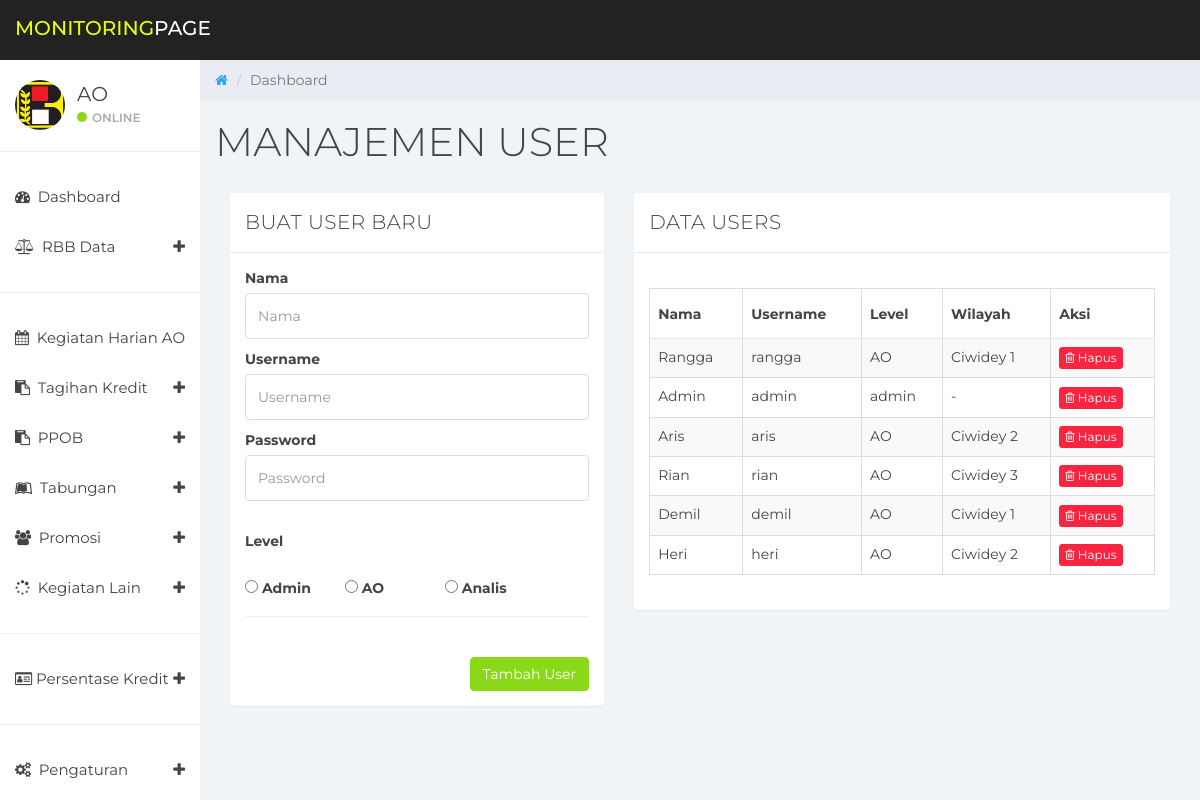
The page /admin/index.php?page=users (signed in) on the database its author committed.
### tables this page shows
CREATE TABLE `user` (
  `id` int(11) NOT NULL,
  `nama` varchar(255) NOT NULL,
  `username` varchar(255) NOT NULL,
  `password` varchar(255) NOT NULL,
  `level` varchar(20) NOT NULL,
  `wilayah` varchar(100) NOT NULL
);

### models/m_users.php (called while the page is built, shortened)
<?php
class USR {
	private $mysqli;
	function __construct($conn) {
		$this->mysqli = $conn;
	}
	public function users_tampil($kode = null) {
		$db = $this->mysqli->conn;
		$sql = "SELECT * FROM user";
		$query = $db->query($sql) or die ($db->error);
		return $query;
	}
}
?>

### views/users/users.php (the view, shortened to what this page needs)
<div class="col-sm-9 col-sm-offset-3 col-lg-10 col-lg-offset-2 main">
	<?php
	include "../models/m_users.php";
	$keg = new USR($connection);
	if (@$_GET['act'] == '') {
	?>
		<div class="row">
			<ol class="breadcrumb">
				<li><a href="#">
						<em class="fa fa-home"></em>
					</a></li>
				<li class="active">Dashboard</li>
			</ol>
		</div>
		<div class="row">
			<div class="col-lg-12">
				<h1 class="page-header">MANAJEMEN USER</h1>
			</div>
		</div>
		<div class="col-md-5">
			<div class="panel panel-default">
				<div class="panel-heading">BUAT USER BARU
				</div>
				<div class="panel-body">
					<form role="form" action="../action/users_action.php" method="post" enctype="multipart/form-data">
						<div class="form-group">
							<label>Nama</label>
							<input class="form-control" placeholder="Nama" name="nama" autocomplete="off">
							<label>Username</label>
							<input class="form-control" placeholder="Username" name="username" autocomplete="off">
							<label>Password</label>
							<input class="form-control" type="password" placeholder="Password" name="password" autocomplete="off">
							<p></p><br>
							<label>Level</label><br><br>
							<table border="0" align="left">
								<tr>
									<td width="100px"><input type="radio" name="level" value="admin" class="form" /><b> Admin</td>
									<td width="100px"><input type="radio" name="level" value="AO" class="form" /> <b> AO</td>
									<td width="100px"><input type="radio" name="level" value="analis" class="form" /> <b> Analis</td>
								</tr>
							</table><br />
							<hr />
							<br>
							<input type="submit" class="btn btn-success" name="tambahusers" style="float:right" value="Tambah User">
						</div>
					</form>
				</div>
			</div>
		</div>
		<div class="col-md-7">
			<div class="panel panel-default">
				<div class="panel-heading">DATA USERS</div>
				<div class="panel-body">
					<div class="table-responsive">
						<br />
						<table class="table table-bordered table-hover table-striped" id="datatables">
							<thead>
								<tr>
									<th>Nama</th>
									<th>Username</th>
									<th>Level</th>
									<th>Wilayah</th>
									<th>Aksi</th>
								</tr>
							</thead>
							<tbody>
								<?php
								$tampil = $keg->users_tampil();
								while ($data = $tampil->fetch_object()) {
								?>
									<tr>
										<td><?php echo $data->nama; ?></td>
										<td><?php echo $data->username; ?></td>
										<td><?php echo $data->level; ?></td>
										<?php if ($data->level == 'AO') { ?>
											<td><?php echo $data->wilayah; ?></td>
										<?php } else if ($data->level == 'analis') { ?>
											<td><?php echo $data->wilayah; ?></td>
										<?php } else { ?>
											<td> - </td>
										<?php } ?>
										<td><a href="?page=users&act=del&id=<?php echo $data->id; ?>" onclick="return confirm('Anda yakin akan menghapus data ini ?')">
												<button class="btn btn-danger btn-xs"><i class="fa fa-trash-o"></i> Hapus </button>
											</a></td>
									</tr>
								<?php
								} ?>
						</table>
					</div>
				</div>
			</div>
		</div>
</div>
<?php
	} else if (@$_GET['act'] == 'del') {
		$keg->hapus_user($_GET['id']);
		header("location: ?page=users");
	}
?>

### admin/index.php (shortened to what this page needs)
<?php
require_once('../config/+koneksi.php');
$connection = new Database($host, $user, $pass, $database);
?>
<!DOCTYPE html>
<html>
<head>
  <link href="../assets/css/bootstrap.min.css" rel="stylesheet">
  <link href="../assets/css/font-awesome.min.css" rel="stylesheet">
  <link href="../assets/css/datepicker3.css" rel="stylesheet">
  <link href="../assets/css/styles.css" rel="stylesheet">
</head>
<body>
  <nav class="navbar navbar-custom navbar-fixed-top" role="navigation">
    <div class="container-fluid">
      <div class="navbar-header">
        <a class="navbar-brand" href="#"><span>MONITORING</span>PAGE</a>
      </div>
    </div>
  </nav>
  <div id="sidebar-collapse" class="col-sm-3 col-lg-2 sidebar">
    <div class="profile-sidebar">
      <div class="profile-userpic">
        <img src="../images/logo.jpg" class="img-responsive" alt="">
      </div>
      <div class="profile-usertitle">
        <div class="profile-usertitle-name"><?php echo $_SESSION['level']; ?> </div>
        <div class="profile-usertitle-status"><span class="indicator label-success"></span>Online</div>
      </div>
    </div>
    <ul class="nav menu">
      <li><a href="?page=dashboard"><em class="fa fa-dashboard">&nbsp;</em> Dashboard</a></li>
      <li class="parent "><a data-toggle="collapse" href="#sub-item-1">
          <em class="fa fa-balance-scale">&nbsp;</em> RBB Data <span data-toggle="collapse" href="#sub-item-1" class="icon pull-right"><em class="fa fa-plus"></em></span>
        </a>
      </li>
      <hr>
      <li><a href="?page=kegiatan_awal-admin"><em class="fa fa-calendar">&nbsp;</em> Kegiatan Harian AO</a></li>
      <li class="parent "><a data-toggle="collapse" href="#sub-item-2">
          <em class="fa fa-clipboard">&nbsp;</em> Tagihan Kredit<span data-toggle="collapse" href="#sub-item-2" class="icon pull-right"><em class="fa fa-plus"></em></span>
        </a>
      </li>
      <li class="parent "><a data-toggle="collapse" href="#sub-item-6">
          <em class="fa fa-clipboard">&nbsp;</em> PPOB<span data-toggle="collapse" href="#sub-item-2" class="icon pull-right"><em class="fa fa-plus"></em></span>
        </a>
      </li>
      <li class="parent "><a data-toggle="collapse" href="#sub-item-3">
          <em class="fa fa-leanpub">&nbsp;</em> Tabungan <span data-toggle="collapse" href="#sub-item-3" class="icon pull-right"><em class="fa fa-plus"></em></span>
        </a>
      </li>
      <li class="parent "><a data-toggle="collapse" href="#sub-item-4">
          <em class="fa fa-users">&nbsp;</em> Promosi <span data-toggle="collapse" href="#sub-item-4" class="icon pull-right"><em class="fa fa-plus"></em></span>
        </a>
      </li>
      <li class="parent "><a data-toggle="collapse" href="#sub-item-7">
          <em class="fa fa-spinner">&nbsp;</em> Kegiatan Lain <span data-toggle="collapse" href="#sub-item-4" class="icon pull-right"><em class="fa fa-plus"></em></span>
        </a>
      </li>
      <hr />
      <li class="parent "><a data-toggle="collapse" href="#sub-item-5">
          <em class="fa fa-id-card-o">&nbsp;</em>Persentase Kredit <span data-toggle="collapse" href="#sub-item-5" class="icon pull-right"><em class="fa fa-plus"></em></span>
        </a>
      </li>
      <hr />
      <li class="parent "><a data-toggle="collapse" href="#sub-item-9">
          <em class="fa fa-cogs">&nbsp;</em> Pengaturan <span data-toggle="collapse" href="#sub-item-5" class="icon pull-right"><em class="fa fa-plus"></em></span>
        </a>
      </li>
      <li><a href="#" data-toggle="modal" data-target="#logout"><em class="fa fa-power-off">&nbsp;</em> Logout</a></li>
    </ul>
  </div>
  <div id="page-wrapper">
    <?php
    if (@$_GET['page'] == 'dashboard' || @$_GET['page'] == '') {
      include "../views/dashboard-admin.php";
    } else if (@$_GET['page'] && @$_GET['page'] == 'kegiatan_awal-admin') {
      include "../views/kegiatan/kegiatan_awal-admin.php";
    } else if (@$_GET['page'] && @$_GET['page'] == 'promosi-admin') {
      include "../views/promosi/promosi-admin.php";
    } else if (@$_GET['page'] && @$_GET['page'] == 'kegiatanlain') {
      include "views/kegiatanlain/kegiatanlain.php";
    } else if (@$_GET['page'] && @$_GET['page'] == 'detail_tagihan') {
      include "../views/tagihan/detail_tagihan.php";
    } else if (@$_GET['page'] && @$_GET['page'] == 'detail_promosi') {
      include "../views/promosi/detail_promosi.php";
    } else if (@$_GET['page'] && @$_GET['page'] == 'detail_tabungan') {
      include "../views/tabungan/detail_tabungan.php";
    } else if (@$_GET['page'] && @$_GET['page'] == 'detail_ppob') {
      include "../views/ppob/detail_ppob.php";
    } else if (@$_GET['page'] && @$_GET['page'] == 'detail_survey') {
      include "../views/survey/detail_survey.php";
    } else if (@$_GET['page'] && @$_GET['page'] == 'detail_kegiatanlain') {
      include "../views/kegiatanlain/detail_kegiatanlain.php";
    } else if (@$_GET['page'] && @$_GET['page'] == 'report_harian_tagihan') {
      include "../views/tagihan/report_harian_tagihan.php";
    } else if (@$_GET['page'] && @$_GET['page'] == 'report_bulanan_tagihan') {
      include "../views/tagihan/report_bulanan_tagihan.php";
    } else if (@$_GET['page'] && @$_GET['page'] == 'report_harian_tabungan') {
      include "../views/tabungan/report_harian_tabungan.php";
    } else if (@$_GET['page'] && @$_GET['page'] == 'report_bulanan_tabungan') {
      include "../views/tabungan/report_bulanan_tabungan.php";
    } else if (@$_GET['page'] && @$_GET['page'] == 'report_bulanan_ppob') {
      include "../views/ppob/report_bulanan_ppob.php";
    } else if (@$_GET['page'] && @$_GET['page'] == 'report_bulanan_kegiatanlain') {
      include "../views/kegiatanlain/report_bulanan_kegiatanlain.php";
    } else if (@$_GET['page'] && @$_GET['page'] == 'report_harian_promosi') {
      include "../views/promosi/report_harian_promosi.php";
    } else if (@$_GET['page'] && @$_GET['page'] == 'report_bulanan_promosi') {
      include "../views/promosi/report_bulanan_promosi.php";
    } else if (@$_GET['page'] && @$_GET['page'] == 'report_kegiatanlain') {
      include "../views/kegiatanlain/report_kegiatanlain.php";
    } else if (@$_GET['page'] && @$_GET['page'] == 'rbb_tabungan') {
      include "../views/rbb/rbb_tabungan.php";
    } else if (@$_GET['page'] && @$_GET['page'] == 'rbb_kredit') {
      include "../views/rbb/rbb_kredit.php";
    } else if (@$_GET['page'] && @$_GET['page'] == 'realisasi_tabungan') {
      include "../views/tabungan/realisasi_tabungan.php";
    } else if (@$_GET['page'] && @$_GET['page'] == 'persentase_bulanan_tabungan') {
      include "../views/tabungan/persentase_bulanan_tabungan.php";
    } else if (@$_GET['page'] && @$_GET['page'] == 'persentase_tahunan_kredit') {
      include "../views/kredit/persentase_tahunan_kredit.php";
    } else if (@$_GET['page'] && @$_GET['page'] == 'akses') {
      include "../views/users/akses.php";
    } else if (@$_GET['page'] && @$_GET['page'] == 'users') {
      include "../views/users/users.php";
    }
    ?>
  </div>
</body>
</html>

### assets/css/styles.css (style rules this page uses)
body { background: #f1f4f7; padding-top: 60px; font-size: 14px; color: #444444; font-family: "Montserrat", "Helvetica Neue", Helvetica, Arial, sans-serif; }
a, a:hover, a:focus { color: #30a5ff; }
h1, h2, h3, h4, h5, h6 { color: #444444; }
h1 { font-weight: 300; font-size: 40px; }
input.form-control { border: 1px solid #ddd; box-shadow: none; height: 46px; }
.navbar-custom { background: #222; height: 60px; }
.navbar-header .navbar-brand { color: #fff; font-size: 20px; text-transform: uppercase; font-weight: 500; height: 60px; padding-top: 18px; }
.navbar-header .navbar-brand span { color: #e5ff00; }
.btn-success, .btn-success:hover, .btn-success:focus, .btn-success:active, .btn-success.active, .open > .dropdown-toggle.btn-success, .btn-success.disabled, .btn-success[disabled], fieldset[disabled] .btn-success, .btn-success.disabled:hover, .btn-success[disabled]:hover, fieldset[disabled] .btn-success:hover, .btn-success.disabled:focus, .btn-success[disabled]:focus, fieldset[disabled] .btn-success:focus, .btn-success.disabled:active, .btn-success[disabled]:active, fieldset[disabled] .btn-success:active, .btn-success.disabled.active, .btn-success[disabled].active, fieldset[disabled] .btn-success.active { background-color: #8ad919; border-color: #8ad919; }
.btn-danger, .btn-danger:hover, .btn-danger:focus, .btn-danger:active, .btn-danger.active, .open > .dropdown-toggle.btn-danger, .btn-danger.disabled, .btn-danger[disabled], fieldset[disabled] .btn-danger, .btn-danger.disabled:hover, .btn-danger[disabled]:hover, fieldset[disabled] .btn-danger:hover, .btn-danger.disabled:focus, .btn-danger[disabled]:focus, fieldset[disabled] .btn-danger:focus, .btn-danger.disabled:active, .btn-danger[disabled]:active, fieldset[disabled] .btn-danger:active, .btn-danger.disabled.active, .btn-danger[disabled].active, fieldset[disabled] .btn-danger.active { background-color: #f9243f; border-color: #f9243f; }
.label-success { background-color: #8ad919; }
.panel { border: 0; }
.panel-heading { font-size: 20px; font-weight: 300; letter-spacing: 0.025em; height: 60px; line-height: 38px; }
.panel-default .panel-heading { background: #fff; border-bottom: 1px solid #e9ecf2; color: #444444; }
.navbar { border: 0; }
.sidebar { display: block; padding: 0; display: none; box-shadow: none; background: #fff; }
.sidebar ul { margin: 20px 0px; }
@media (min-width: 768px) { .sidebar { display: block; position: fixed; top: 60px; bottom: 0; left: 0; z-index: 1000; display: block; margin: 0; padding: 0; overflow-x: hidden; overflow-y: auto; } }
@media (min-width: 768px) { .navbar-header { width: 100%; } }
.sidebar ul.nav li a { height: 50px; font-size: 15px; line-height: 2em; color: #444444; }
.profile-sidebar { padding: 10px 0; border-bottom: 1px solid #e9ecf2; }
.indicator { width: 10px; height: 10px; display: inline-block; border-radius: 9999px; margin-right: 5px; }
.profile-userpic img { float: left; margin: 10px 0px 0px 15px; width: 50px; height: 50px; border-radius: 9999px !important; }
.profile-usertitle { float: left; text-align: left; margin: 10px 0 0 12px; }
.profile-usertitle-name { font-size: 20px; margin-bottom: 0px; }
.profile-usertitle-status { text-transform: uppercase; color: #AAA; font-size: 12px; font-weight: 600; margin-bottom: 15px; }
.breadcrumb { border-radius: 0; padding: 10px 15px 10px 15px; background: #e9ecf2; margin: 0; }
h1.page-header { margin-top: 20px; border-bottom: 0; }
.table { background: #fff; }
.table > thead > tr > th { border-bottom: 1px solid #e6e7e8; vertical-align: middle; height: 50px; }

### rows shown on the page
user: nama "Rangga", username "rangga", level "AO", wilayah "Ciwidey 1"
user: nama "Admin", username "admin", level "admin"
user: nama "Aris", username "aris", level "AO", wilayah "Ciwidey 2"
user: nama "Rian", username "rian", level "AO", wilayah "Ciwidey 3"
user: nama "Demil", username "demil", level "AO", wilayah "Ciwidey 1"
user: nama "Heri", username "heri", level "AO", wilayah "Ciwidey 2"

### other values the page prints
$_SESSION['level'] "AO"
